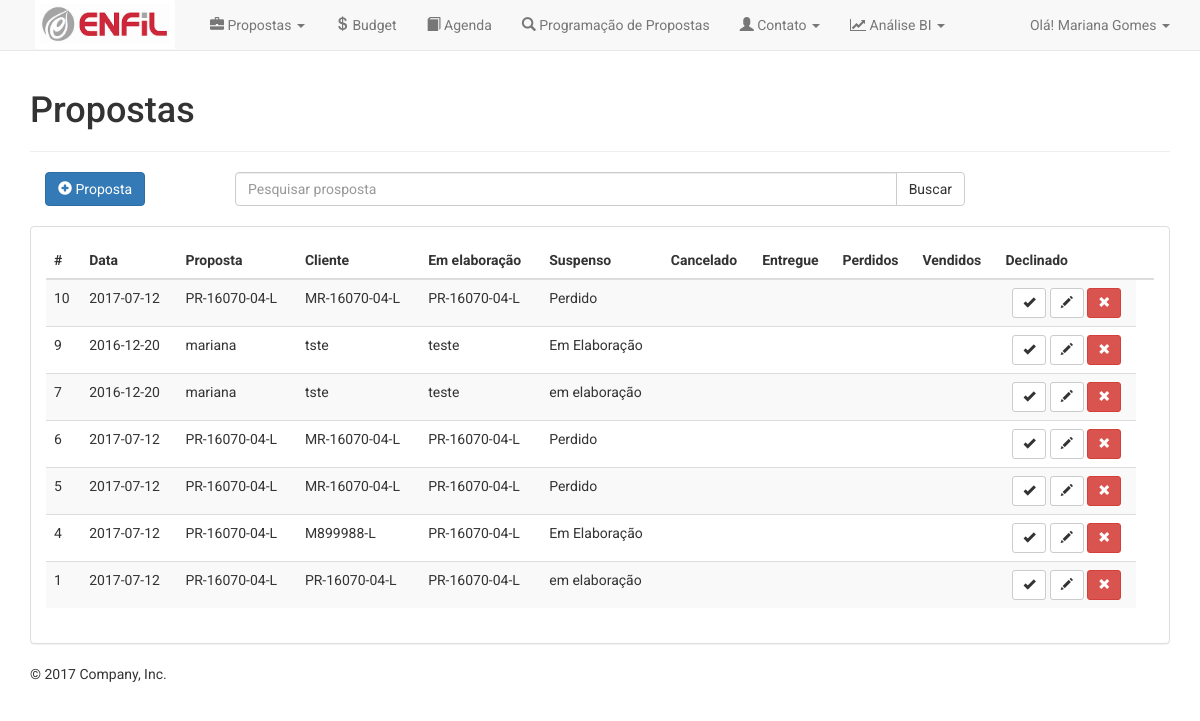
The app's page /index2.php with its own data.
### tables this page shows
CREATE TABLE `enfil_proposta` (
  `id_proposta` int(6) NOT NULL,
  `id_usuario` int(4) NOT NULL,
  `num_processo` varchar(255) NOT NULL,
  `cliente` varchar(255) NOT NULL,
  `fornecedor` varchar(255) NOT NULL,
  `observacao` varchar(255) NOT NULL,
  `resp_tec` varchar(255) NOT NULL,
  `resp_com` varchar(255) NOT NULL,
  `status` varchar(255) NOT NULL,
  `respa` varchar(255) NOT NULL,
  `respb` varchar(255) NOT NULL,
  `respc` varchar(255) NOT NULL,
  `respd` varchar(255) NOT NULL,
  `respe` varchar(255) NOT NULL,
  `respf` varchar(255) NOT NULL,
  `pro_data_criacao` varchar(255) NOT NULL
);

### index2.php (the view, shortened to what this page needs)
<!DOCTYPE html>
<html lang="en">
	<head>
		<link rel="stylesheet" href="https://cdnjs.cloudflare.com/ajax/libs/font-awesome/4.7.0/css/font-awesome.min.css">
		<link rel="stylesheet" href="assets/css/bootstrap.min.css" type="text/css">
		<link rel="stylesheet" href="assets/css/bootstrap.css" type="text/css">
		<link rel="stylesheet" href="assets/css/estilo.css" type="text/css">
	</head>
   	<body>
		<?php include_once "header.php" ?>
		<div class="container">
			<h1>Propostas</h1>
			<hr>
			<form method="POST" action="analise_pesquisar.php">
				<div class="col-sm-2">
					<a href="analise_add.php" class="btn btn-primary"><span class="glyphicon glyphicon-plus-sign" aria-hidden="true"></span> Proposta</a>
				</div>
				<div class="col-sm-8">
					<div class="input-group">
						<input type="text"  class="form-control" name="pesquisa" placeholder="Pesquisar prosposta">
						<span class="input-group-btn">
							<input type="submit" class="btn btn-default" value="Buscar">
						</span>
					</div>
				</div>
			</form>
		</div>
		<br>
		<div class="container">
			<div class="panel panel-default">
				<div class="panel-body">
			<div class="row">
				<div class="col-sm-12">
					<form class="form-horizontal" action="" method="POST">
						<table class="table table-striped">
							<thead>
								<tr>
									<th id="id_item">#</th>
									<th id="data">Data</th>
									<th id="pedido">Proposta</th>
									<th id="pedido">Cliente</th>
									<th id="em_elaboração">Em elaboração</th>
									<th id="suspenso">Suspenso</th>
									<th id="cancelado">Cancelado</th>
									<th id="entregue">Entregue</th>
									<th id="perdidos">Perdidos</th>
									<th id="vendidos">Vendidos</th>
									<th id="declinado">Declinado</th>
									<th id=""></th>
								</tr>
							</thead>
							<tbody>
								<?php
									$sql_query="SELECT * FROM enfil_proposta ORDER BY id_proposta desc";
									$result_set=mysql_query($sql_query);
									if(mysql_num_rows($result_set)>0)
									if(mysql_num_rows($result_set)>0)
									{
										while($row=mysql_fetch_row($result_set))
										{
										?>
											<tr>
												<td><?php echo $row[0]; ?></td>
												<td><?php echo $row[15]; ?></td>
												<td><?php echo $row[2]; ?></td>
												<td><?php echo $row[4]; ?></td>
												<td><?php echo $row[5]; ?></td>
												<td><?php echo $row[8]; ?></td>
												<td></td>
												<td></td>
												<td></td>
												<td></td>
												<td align="center"><a href="javascript:edt_id_0('<?php echo $row[0]; ?>')" class="btn btn-default btn-sm"><span class="glyphicon glyphicon-ok" aria-hidden="true"></span></a>
												<a href="javascript:edt_id('<?php echo $row[0]; ?>')" class="btn btn-default btn-sm"><span class="glyphicon glyphicon-pencil" aria-hidden="true"></span></a>
												<a href="javascript:delete_id('<?php echo $row[0]; ?>')" class="btn btn-danger btn-sm"><span class="glyphicon glyphicon-remove" aria-hidden="true"></span></a></td>
											</tr>
										<?php
										}
									}
									else
									{
										?>
										<tr>
										<td colspan="5"> Sem registros</td>
										</tr>
										<?php
									}
								?>
							</tbody>
						</table>
					</form>
				</div>
				</div>
			</div>
			</div>
			<footer>
			<p>&copy; 2017 Company, Inc.</p>
			</footer>
		</div>
  </body>
</html>

### header.php (shortened to what this page needs)
<html lang="en">
	<head>
	<link rel="stylesheet" href="https://cdnjs.cloudflare.com/ajax/libs/font-awesome/4.7.0/css/font-awesome.min.css">
	<link rel="stylesheet" href="assets/css/bootstrap.min.css" type="text/css">
	<link rel="stylesheet" href="assets/css/bootstrap.css" type="text/css">
	<link rel="stylesheet" href="assets/css/estilo.css" type="text/css">
	</head>
		<nav class="navbar navbar-default navbar-static-top">
		  <div class="container">
			<div class="navbar-header">
			  <a class="navbar-brand" href="index2.php"><img src="assets/img/enfil.png" class="enfil" width="150px" height="60px"></a>
			</div>
			<div id="navbar" class="navbar-collapse collapse">
				<ul class="nav navbar-nav">
					<li class="dropdown">
						<a href="#" class="dropdown-toggle" data-toggle="dropdown" role="button" aria-haspopup="true" aria-expanded="false"><span class="glyphicon glyphicon-briefcase"></span> Propostas <span class="caret"></span></a>
					</li>
					<li><a href="budget.php"><span class="glyphicon glyphicon-usd"></span> Budget</a></li>
					<li><a href="agenda.php"><span class="glyphicon glyphicon-book"></span> Agenda</a></li>
					<li><a href="#"><span class="glyphicon glyphicon-search"></span> Programação de Propostas</a></li>
					<li class="dropdown">
						<a href="#" class="dropdown-toggle" data-toggle="dropdown" role="button" aria-haspopup="true" aria-expanded="false"><span class="glyphicon glyphicon-user"></span> Contato <span class="caret"></span></a>
					</li>
					<li class="dropdown">
					  <a href="analisebi.php" class="dropdown-toggle" data-toggle="dropdown" role="button" aria-haspopup="true" aria-expanded="false">
						<i class="fa fa-line-chart" aria-hidden="true"></i> Análise BI <span class="caret"></span></a>
					</li>
				</ul>
				<ul class="nav navbar-nav navbar-right">
					<li class="dropdown">
					  <a href="#" class="dropdown-toggle" data-toggle="dropdown">
						Olá! Mariana Gomes <b class="caret"></b>
					  </a>
					</li>
				</ul>
			</div>
		  </div>
		</nav>
</html>

### assets/css/estilo.css (style rules this page uses)
body { padding-bottom: 20px; border-radius: 1em; font-family: 'Roboto', sans-serif; }
p { font-family: 'Roboto', sans-serif; }
img.enfil { margin-top: -21px; padding: 5px; }

### records on screen
enfil_proposta: id_proposta "10", pro_data_criacao "2017-07-12", num_processo "PR-16070-04-L", fornecedor "MR-16070-04-L", observacao "PR-16070-04-L", status "Perdido"
enfil_proposta: id_proposta "9", pro_data_criacao "2016-12-20", num_processo "mariana", fornecedor "tste", observacao "teste", status "Em Elaboração"
enfil_proposta: id_proposta "7", pro_data_criacao "2016-12-20", num_processo "mariana", fornecedor "tste", observacao "teste", status "em elaboração"
enfil_proposta: id_proposta "6", pro_data_criacao "2017-07-12", num_processo "PR-16070-04-L", fornecedor "MR-16070-04-L", observacao "PR-16070-04-L", status "Perdido"
enfil_proposta: id_proposta "5", pro_data_criacao "2017-07-12", num_processo "PR-16070-04-L", fornecedor "MR-16070-04-L", observacao "PR-16070-04-L", status "Perdido"
enfil_proposta: id_proposta "4", pro_data_criacao "2017-07-12", num_processo "PR-16070-04-L", fornecedor "M899988-L", observacao "PR-16070-04-L", status "Em Elaboração"
enfil_proposta: id_proposta "1", pro_data_criacao "2017-07-12", num_processo "PR-16070-04-L", fornecedor "PR-16070-04-L", observacao "PR-16070-04-L", status "em elaboração"
